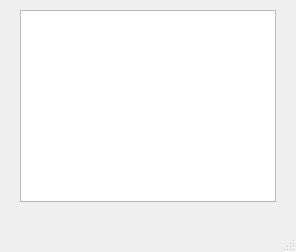
<?xml version="1.0" encoding="UTF-8"?>
<ui version="4.0">
 <class>testSelectBDD</class>
 <widget class="QMainWindow" name="testSelectBDD">
  <property name="geometry">
   <rect>
    <x>0</x>
    <y>0</y>
    <width>296</width>
    <height>252</height>
   </rect>
  </property>
  <property name="windowTitle">
   <string>testSelectBDD</string>
  </property>
  <widget class="QWidget" name="centralwidget">
   <widget class="QTableWidget" name="tableWidget">
    <property name="geometry">
     <rect>
      <x>20</x>
      <y>10</y>
      <width>256</width>
      <height>192</height>
     </rect>
    </property>
   </widget>
  </widget>
  <widget class="QMenuBar" name="menubar">
   <property name="geometry">
    <rect>
     <x>0</x>
     <y>0</y>
     <width>296</width>
     <height>20</height>
    </rect>
   </property>
  </widget>
  <widget class="QStatusBar" name="statusbar"/>
 </widget>
 <resources/>
 <connections/>
</ui>
